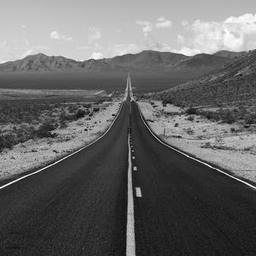
#> input picture Final Exam/road.bmp, 256 x 256 px
$ jupyter execute --allow-errors 'DIP Lab Final - Siddhartha Dutta - BCSE1732.ipynb'
#> lines starting #> are read from the running program, lines starting #| are printed output that depends on the picture
<center><font size="6" face="Garamond"><strong>CSE2706: Digital Image Processing Lab</strong></font></center>
<br>
<center><font size="6" face="Garamond">7th Semester Final Practical Exam</font></center>
<br>
<center><font size="5" face="Garamond">Siddhartha Dutta | A70405217037 | BCSE1732</font></center>
<hr>

[cell 1]
# Importing All Required Libraries
import cv2
import numpy as np
import matplotlib.pyplot as plt

np.set_printoptions(suppress=True)

<p><font size="4" face="Garamond"><strong>Objective - </strong> Q1. To perform the following operations:
    <ol>
        <li>Morphological Image Processing (Erosion, Dilation, Opening and Closing)</li>
        <li>Contrast Stretching</li>
    </ol>
</font></p>

<p><font size="4" face="Garamond"><strong>Morphological Image Processing</strong><br>
Morphological transformations are some simple operations based on the image shape. It is normally performed on binary images. It needs two inputs, one is the original image, second one is called structuring element or kernel which decides the nature of operation. The image nature in this experiment has foreground with pixel intensities 255 and background with pixel intensities as 0, as shown below.
    <ol>
        <li>Erosion: It involves the eroding away of the boundaries of the foreground object. The pixel in the original image will be considered only if all the pixels under the kernel is 1, otherwise it is eroded.</li>
        <li>Dilation: It is the opposite of erosion where a pixel element is considered if atleast one pixel under the kernel is 1. So it increases the thickness of the foreground image.</li>
        <li>Opening: It involves the erosion operation followed by the dilation operation. It is useful in removing noise.</li>
        <li>Closing: It is the reverse of opening where the dilation operation is following by erosion. It is useful in closing small holes inside the foreground objects, or small black points on the object.</li>
    </ol>
</font></p>

[cell 2]
# Reading Input Image & Converting to Binary
image_gray = cv2.imread('example_binary.png', cv2.IMREAD_GRAYSCALE)
(thresh, image) = cv2.threshold(src=image_gray,
                                thresh=128,
                                maxval=255,
                                type=cv2.THRESH_BINARY | cv2.THRESH_OTSU)
#> thresh = 0

# Creating a Kernel for Morphological Operations
kernel = cv2.getStructuringElement(shape=cv2.MORPH_RECT, ksize=(3,3))
print("Kernel for Morphological Transformations\n", kernel)

# Performing Morphological Operations
#> (the rest of this cell did not finish here and is left out)

<p><font size="4" face="Garamond"><strong>Contrast Stretching</strong><br>
Contrast stretching is a piecewise linear transformation function, which is a type of gray level transformation that is used for image enhancement in the spatial domain. Low contrast images may result due to the following:
    <ul>
        <li>Poor illumination</li>
        <li>Lack of dynamic range in the imaging sensor</li>
        <li>Wrong settings of the lens aperture during acquisition</li>
    </ul>
Constrast stretching is a process that expands the range of intensity levels in an image so that it spans full intensity range of the recording medium or display device. In the practical below, a transformation function is applied to pixel intensities between (70, 0) and (140, 255) to produce spread in the intensity. It increases the dynamic range of grey levels in the image.
</font></p>

[cell 3]
# Reading Input Image
image = cv2.imread('road.bmp', cv2.IMREAD_GRAYSCALE)
#> image is the input picture: shape (256, 256); min 7, max 255, mean 101.6

# Parameters
r1, s1 = 70, 0
r2, s2 = 140, 255

# Perform Contrast Stretching
pixels = image.ravel()
contrastStretched = []
for pixel in pixels:
    if pixel >= 0 and pixel <= r1:
        new_pixel = (s1 / r1) * pixel
    elif pixel > r1 and pixel <= r2:
        new_pixel = ((s2 - s1)/(r2 - r1)) * (pixel - r1) + s1
    else:
        new_pixel = ((255 - s2)/(255 - r2)) * (pixel - r2) + s2
    contrastStretched.append(new_pixel)
#> this loop made 65536 passes
#> pixel on passes 1 to 12: 185, 185, 185, 185, 185, 185, 185, 185, 185, 185, 185, 185
#> after the loop, contrastStretched = 65536 items

contrastStretched = np.array(contrastStretched)
contrastStretched = np.resize(a=contrastStretched, new_shape=image.shape)
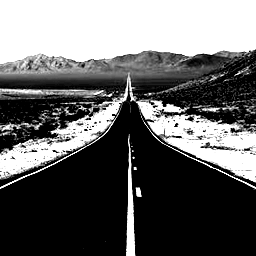
#> contrastStretched: shape (256, 256) float64; min 0, max 255, mean 102.1

# Displaying Results
fig = plt.figure(figsize=(8, 8))
ax1 = fig.add_subplot(121)
ax2 = fig.add_subplot(122)

ax1.imshow(image, cmap='gray'), ax1.title.set_text('Original Image')
ax2.imshow(contrastStretched, cmap='gray'), ax2.title.set_text('Contrast Stretched Image')
plt.show()
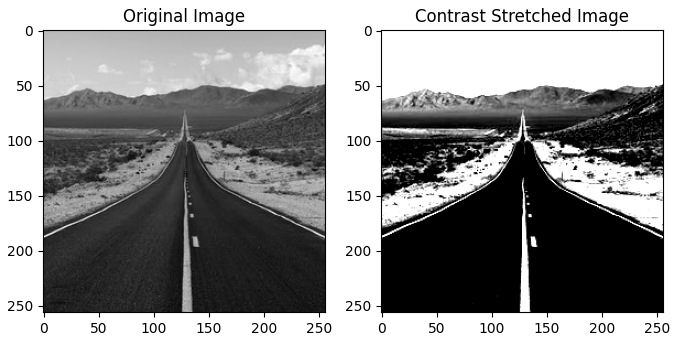
#> figure drawn by matplotlib, 2 panels

<hr>
<p><font size="4" face="Garamond"><strong>Objective - </strong>Q2. To perform the following spatial filters for local enhancement:
    <ol>
        <li>Gaussian Filter</li>
        <li>Unsharp Mask and High Boost Filter</li>
    </ol>
</font></p>

<p><font size="4" face="Garamond"><strong>Gaussian Filter</strong><br>
A Gaussian filter is a linear filter which is usually used to blur the image or to reduce detail and noise. It uses a kernel that represents the shape of a Gaussian or bell-shaped hump. The Gaussian filter outputs a weighted average of each pixel’s neighborhood, with the average weighted more towards the value of the central pixels. In the practical below, the value of sigma is taken to be 1 for a 3x3 Gaussian kernel.
</font></p>

[cell 4]
# Reading Input Image
image = cv2.imread('road.bmp', cv2.IMREAD_GRAYSCALE)

# Creating a 3x3 Gaussian Kernel
gaussianKernel = cv2.getGaussianKernel(ksize=9, sigma=1)
gaussianKernel = np.resize(a=gaussianKernel, new_shape=(3,3))
print('Gaussian Kernel σ=1\n', gaussianKernel)

# Applying the Gaussian Filter
gaussianFiltered = cv2.filter2D(src=image,
                                ddepth=-1,
                                kernel=gaussianKernel,
                                borderType=cv2.BORDER_CONSTANT)

# Displaying Results
fig = plt.figure(figsize=(8, 8))
ax1 = fig.add_subplot(121)
ax2 = fig.add_subplot(122)
ax1.imshow(image, cmap='gray'), ax1.title.set_text('Original Image')
ax2.imshow(gaussianFiltered, cmap='gray'), ax2.title.set_text('Gaussian Filtered Image')
plt.show()
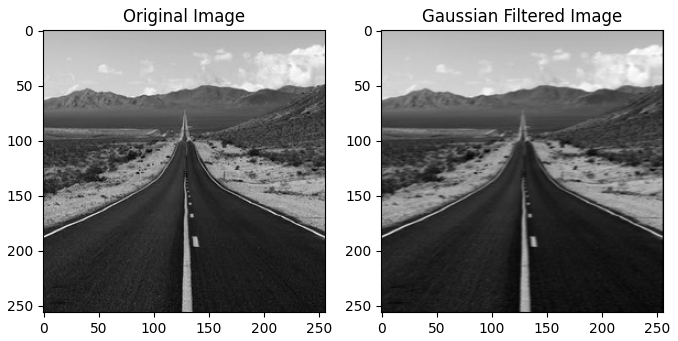
#> figure drawn by matplotlib, 2 panels

<p><font size="4" face="Garamond"><strong>Unsharp Mask and High Boost Filter</strong><br>
Unsharp masking is generally used for image sharpening. Sharpening filters are very sensitive to noise involves emphasizing details and enhances the edges of objects in an image. Unsharp masking involves the following steps:
    <ol>
        <li>Blurring the original image.</li>
        <li>Subtracting the blurred image from the original image to create the mask.</li>
        <li>Adding the mask to the original image.
            g(x,y) = f(x,y) + k • g<sub>mask</sub>(x,y) </li>
    </ol>
When k = 1, unsharp masking is performed. When k > 1, the process is known as highboost filtering.
</font></p>

[cell 5]
# Reading Input Image
image = cv2.imread('road.bmp', cv2.IMREAD_GRAYSCALE)

# Step 1: Blurring Image
averageKernel = [[1/9, 1/9, 1/9],
                 [1/9, 1/9, 1/9],
                 [1/9, 1/9, 1/9]]
averageKernel = np.array(averageKernel)
blurredImage = cv2.filter2D(src=image,
                            ddepth=-1,
                            kernel=averageKernel,
                            borderType=cv2.BORDER_CONSTANT)
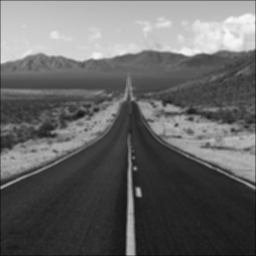
#> blurredImage: shape (256, 256); min 14, max 250, mean 101.1

# Step 2: Subtracting Blurred Image from Original to Create Mask
mask = image - blurredImage
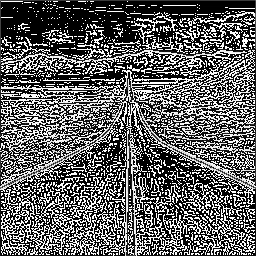
#> mask: shape (256, 256); min 0, max 255, mean 98.7

# Step 3: Adding Mask to Original Image
unsharpedMask = image + (1 * mask) # k = 1 for Unsharp Masking
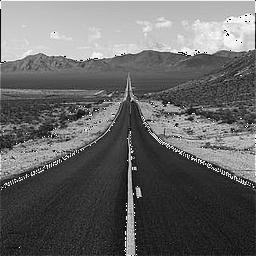
#> unsharpedMask: shape (256, 256); min 0, max 255, mean 102.6
k = 2
highBoostFilter = image + (k * mask) # k > 1 for High Boost Filter
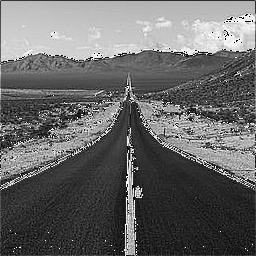
#> highBoostFilter: shape (256, 256); min 0, max 255, mean 103.5

# Displaying Results
fig = plt.figure(figsize=(12, 10))
ax1 = fig.add_subplot(231)
ax2 = fig.add_subplot(232)
ax3 = fig.add_subplot(233)
ax4 = fig.add_subplot(234)
ax5 = fig.add_subplot(235)
ax6 = fig.add_subplot(236)
ax1.imshow(image, cmap='gray'), ax1.title.set_text('Original Image')
ax2.imshow(blurredImage, cmap='gray'), ax2.title.set_text('Blurred Image')
ax3.imshow(mask, cmap='gray'), ax3.title.set_text('Mask')
ax4.imshow(image, cmap='gray'), ax4.title.set_text('Original Image')
ax5.imshow(unsharpedMask, cmap='gray'), ax5.title.set_text('Unsharp Mask')
ax6.imshow(highBoostFilter, cmap='gray'), ax6.title.set_text(f'High Boost Filter with k={k}')
plt.show()

$ run again, with Images/fingerprint.jpg saved as Final Exam/road.bmp
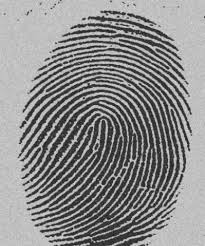
#> input picture Images/fingerprint.jpg, 205 x 246 px
#> thresh = 0
#> image is the input picture: shape (246, 205); min 6, max 234, mean 138.9
#> the loop `for pixel in pixels:` made 50430 passes
#> (pixel, new_pixel) on passes 1 to 8: (202, 255), (201, 255), (200, 255), (198, 255), (197, 255), (195, 255), (194, 255), (193, 255)
#> after the loop `for pixel in pixels:`: contrastStretched = 50430 items
#> `mask = image - blurredImage`:
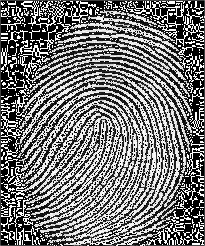
#> mask: shape (246, 205); min 0, max 255, mean 118
#> `highBoostFilter = image + (k * mask)`:
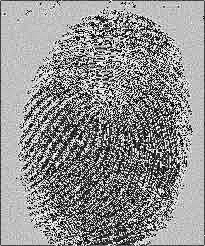
#> highBoostFilter: shape (246, 205); min 0, max 255, mean 144.5

$ run again, with Images/home.jpg saved as Final Exam/road.bmp
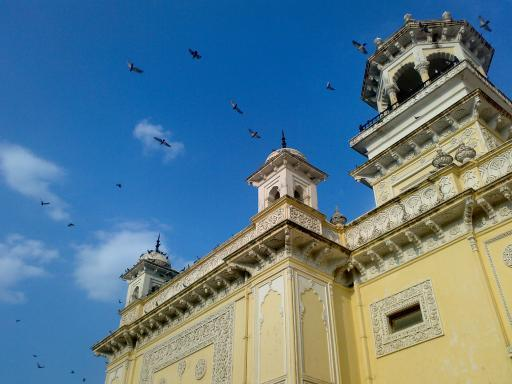
#> input picture Images/home.jpg, 512 x 384 px
#> thresh = 0
#> `image = cv2.imread('road.bmp', cv2.IMREAD_GRAYSCALE)`:
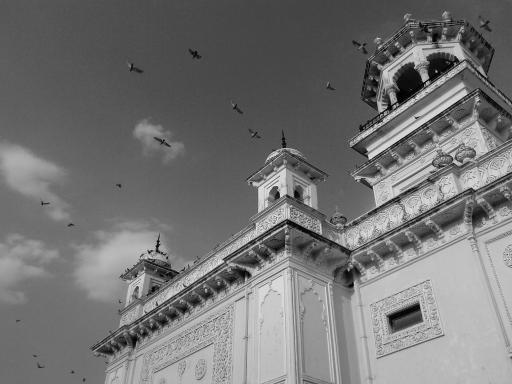
#> image: shape (384, 512); min 0, max 252, mean 116.2
#> the loop `for pixel in pixels:` made 196608 passes
#> (pixel, new_pixel) on passes 1 to 8: (88, 65.57), (87, 61.93), (85, 54.64), (84, 51), (84, 51), (85, 54.64), (87, 61.93), (88, 65.57)
#> after the loop `for pixel in pixels:`: contrastStretched = 196608 items
#> `highBoostFilter = image + (k * mask)`:
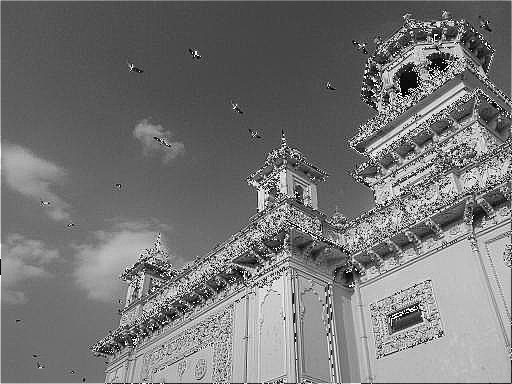
#> highBoostFilter: shape (384, 512); min 0, max 255, mean 118
